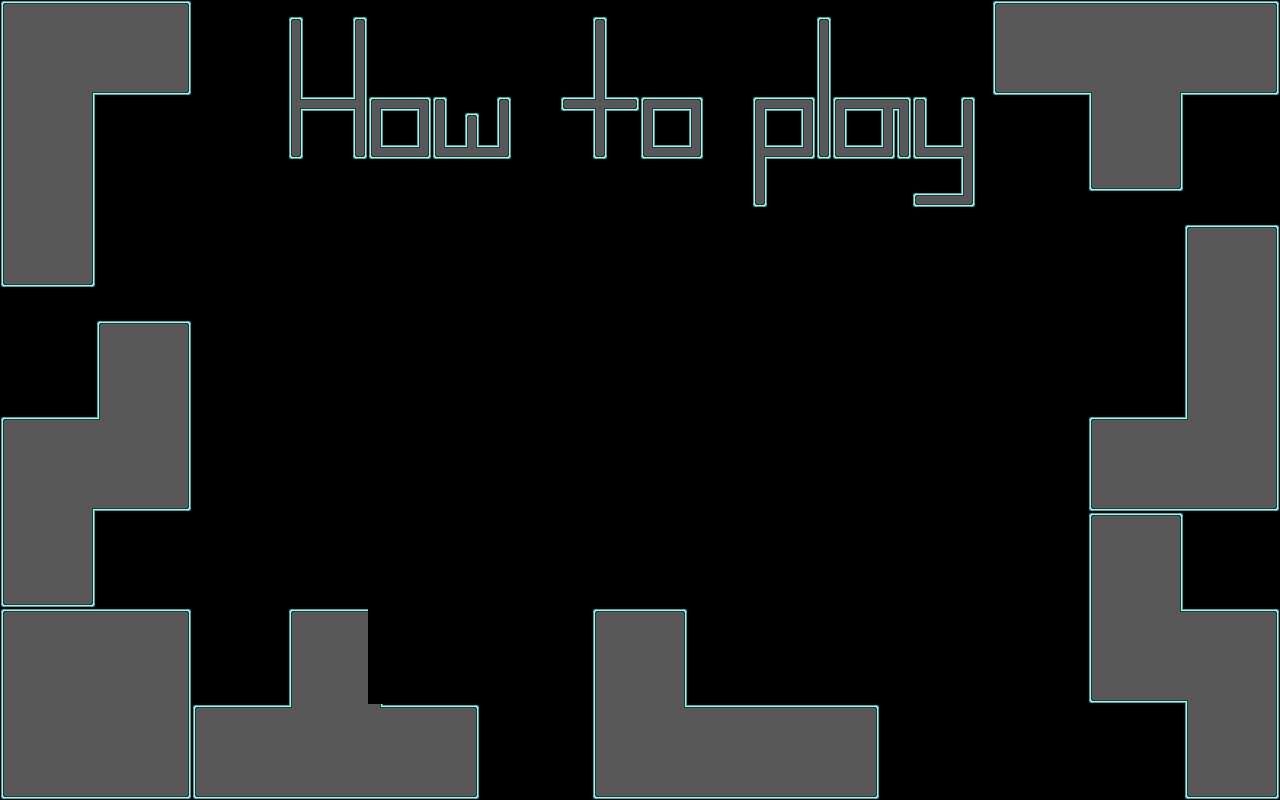

Tiled map render using the project's own tile images. Description and the map definition, with tile-layer contents summarised, below:
An orthogonal 80x50 tile map with 16x16 px tiles, 1 tile layer (layer).

<map version="1.10" tiledversion="1.10.2" orientation="orthogonal" renderorder="right-down" width="80" height="50" tilewidth="16" tileheight="16" infinite="0" nextlayerid="2" nextobjectid="1">
 <tileset firstgid="1" source="../Tile Set/tiless.tsx" />
 <layer id="1" name="layer" width="80" height="50">
  <data>[4000 cells, 4000 non-empty, 31 distinct tile ids]</data>
 </layer>
</map>